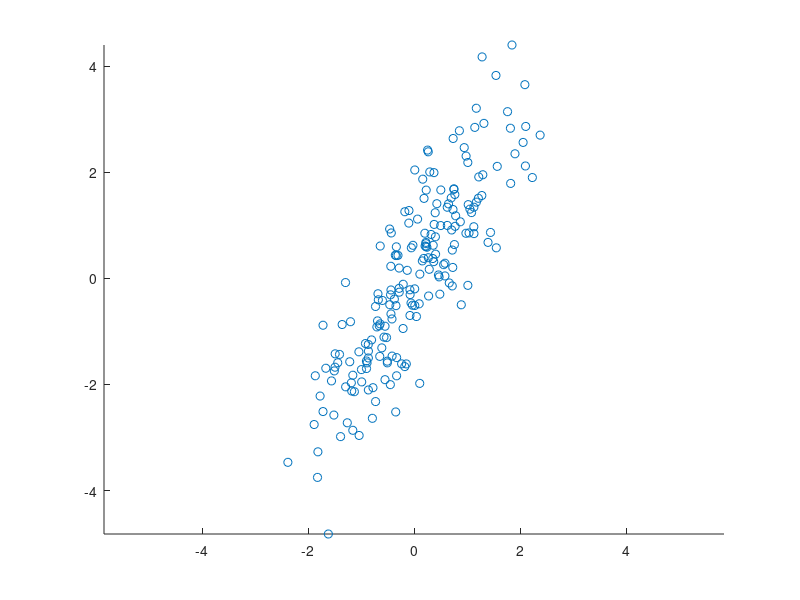

MATLAB code for this plot: (Note: this script raises an error after producing the figure.)
%
% % Calcul des valeurs propres / vecteurs propre d'une matrice (eig)
% % Visualisation des vecteurs propres de la matrice de covariance
% % d'un nuage de points
%

mu = [0 0]
sigma = [1 1.5 ; 1.5 3]
X = mvnrnd(mu,sigma,200); 


figure ('Name', 'Vecteurs propres');
axis equal
hold on
scatter(X(:,1), X(:,2));

A= cov(X)

[V D] = eig(A);
D
Vdir1 = V(:,1)
Vdir2 = V(:,2)
x=-2:2;

y1 = droite2DVd(x,Vdir1,mu)

plot(x,y1,'r')

y2 = droite2DVd(x,Vdir2,mu)


plot(x,y2,'g')
hold off 
ll